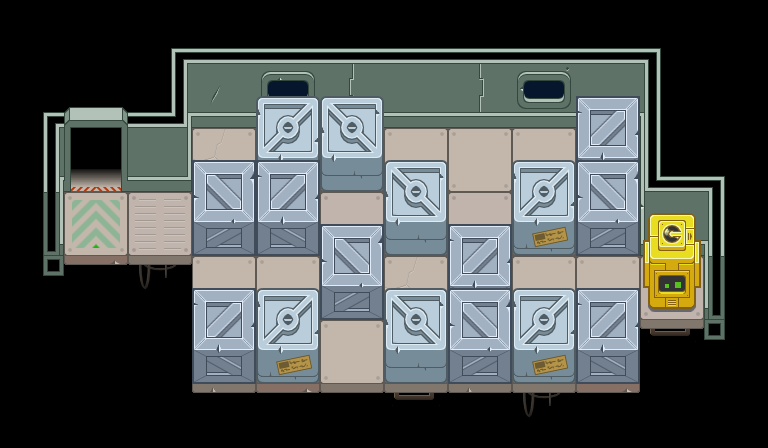

A level layout from a 2D game, rendered from its tile map. Below: a short description, then the map file with tile-grid data replaced by summaries:
An orthogonal 12x7 tile map with 64x64 px tiles, 4 tile layers (floor, wall, objects, roof), 2 tilesets.

<map version="2017.05.26" orientation="orthogonal" renderorder="left-down" width="12" height="7" tilewidth="64" tileheight="64" nextobjectid="1">
 <tileset firstgid="1" source="env.tsx" />
 <tileset firstgid="257" source="objects.tsx" />
 <layer name="floor" width="12" height="7">
  <data>[84 cells, 31 non-empty, 5 distinct tile ids]</data>
 </layer>
 <layer name="wall" width="12" height="7">
  <data>[84 cells, 20 non-empty, 14 distinct tile ids]</data>
 </layer>
 <layer name="objects" width="12" height="7">
  <data>[84 cells, 17 non-empty, 5 distinct tile ids]</data>
 </layer>
 <layer name="roof" width="12" height="7">
  <data>[84 cells, 21 non-empty, 12 distinct tile ids]</data>
 </layer>
</map>